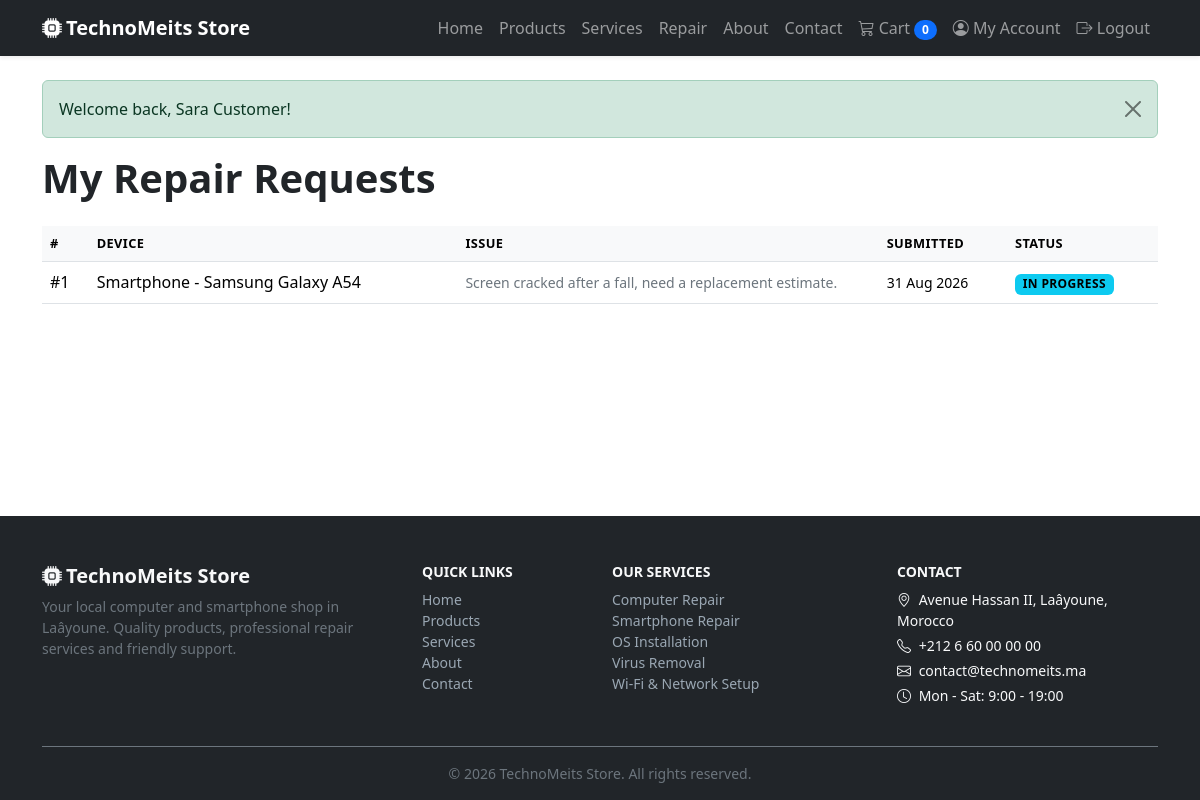
Screenshot of /public/customer/repairs (signed in) with the database file from the repository.
### tables this page shows
CREATE TABLE repair_requests (
    id                INT UNSIGNED AUTO_INCREMENT PRIMARY KEY,
    user_id           INT UNSIGNED DEFAULT NULL,
    customer_name     VARCHAR(100) NOT NULL,
    customer_email    VARCHAR(150) NOT NULL,
    customer_phone    VARCHAR(20)  NOT NULL,
    device_type       VARCHAR(50)  NOT NULL,
    brand_model       VARCHAR(100) DEFAULT NULL,
    issue_description TEXT NOT NULL,
    status            ENUM('pending', 'in_progress', 'repaired', 'collected', 'cancelled') NOT NULL DEFAULT 'pending',
    created_at        TIMESTAMP NOT NULL DEFAULT CURRENT_TIMESTAMP,
    updated_at        TIMESTAMP NOT NULL DEFAULT CURRENT_TIMESTAMP ON UPDATE CURRENT_TIMESTAMP,
    INDEX idx_repairs_status (status),
    CONSTRAINT fk_repairs_user
        FOREIGN KEY (user_id) REFERENCES users (id) ON DELETE SET NULL
);

### app/controllers/CustomerController.php (called while the page is built, shortened)
<?php
class CustomerController extends Controller
{
    public function repairs()
    {
        $this->view('customer/repairs', [
            'title'   => 'My Repair Requests',
            'activeNav' => 'customer',
            'repairs' => (new RepairRequest())->byUser(currentUser()['id']),
        ]);
    }
}

### app/core/App.php (called while the page is built, shortened)
<?php
class App
{
    protected $controller;
    protected $method = 'index';
    public function __construct()
    {
        $url = $this->parseUrl();
        if (!empty($url) && strtolower($url[0]) === 'admin') {
            array_shift($url);
            $this->resolveAdmin($url);
        } else {
            $this->resolvePublic($url);
        }
        $this->params = array_values($url);
        call_user_func_array([$this->controller, $this->method], $this->params);
    }
    private function resolvePublic(&$url)
    {
        $controllerName = !empty($url[0]) ? ucfirst(strtolower($url[0])) . 'Controller' : 'HomeController';
        $class          = 'App\\Controllers\\' . $controllerName;
        array_shift($url);
        $this->controller = class_exists($class) ? new $class() : new ErrorController();
        $this->method     = !empty($url[0]) ? strtolower(array_shift($url)) : 'index';
    }
    private function parseUrl()
    {
        if (isset($_GET['url'])) {
            $url = rtrim($_GET['url'], '/');
            $url = filter_var($url, FILTER_SANITIZE_URL);
            return explode('/', $url);
        }
        return [];
    }
}

### public/index.php (called while the page is built, shortened)
<?php
require_once APP_PATH . '/core/helpers.php';
new App();

### app/core/Database.php (called while the page is built, shortened)
<?php
class Database
{
    private $pdo;
    private function __construct()
    {
        $dsn = 'mysql:host=' . DB_HOST . ';port=' . DB_PORT . ';dbname=' . DB_NAME . ';charset=utf8mb4';
        try {
            $this->pdo = new PDO($dsn, DB_USER, DB_PASS, [
                PDO::ATTR_ERRMODE            => PDO::ERRMODE_EXCEPTION,
                PDO::ATTR_DEFAULT_FETCH_MODE => PDO::FETCH_ASSOC,
                PDO::ATTR_EMULATE_PREPARES   => false,
                PDO::ATTR_TIMEOUT            => 5,
            ]);
        } catch (PDOException $e) {
            http_response_code(500);
            die('Database connection failed: ' . htmlspecialchars($e->getMessage(), ENT_QUOTES, 'UTF-8'));
        }
    }
    public function run($sql, $params = [])
    {
        $stmt = $this->pdo->prepare($sql);
        $stmt->execute($params);
        return $stmt;
    }
    public function fetchAll($sql, $params = [])
    {
        return $this->run($sql, $params)->fetchAll();
    }
}

### app/core/Model.php (called while the page is built, shortened)
<?php
abstract class Model
{
    protected $db;
    protected $table;
    protected $primaryKey = 'id';
    public function __construct()
    {
        $this->db = Database::instance();
    }
    public function where($column, $value, $operator = '=')
    {
        return $this->db->fetchAll(
            "SELECT * FROM {$this->table} WHERE {$column} {$operator} ? ORDER BY {$this->primaryKey} DESC",
            [$value]
        );
    }
}

### app/models/RepairRequest.php (called while the page is built, shortened)
<?php
class RepairRequest extends Model
{
    public function byUser($userId)
    {
        return $this->where('user_id', $userId);
    }
}

### app/views/customer/repairs.php (the view)
<h1 class="section-title">My Repair Requests</h1>
<?php if (empty($repairs)): ?>
    <div class="alert alert-info">You have no repair requests. <a href="<?= url('repair/create') ?>" class="alert-link">Request a repair</a></div>
<?php else: ?>
    <div class="table-responsive">
        <table class="table align-middle">
            <thead>
                <tr>
                    <th>#</th>
                    <th>Device</th>
                    <th>Issue</th>
                    <th>Submitted</th>
                    <th>Status</th>
                </tr>
            </thead>
            <tbody>
                <?php foreach ($repairs as $request): ?>
                    <tr>
                        <td>#<?= (int) $request['id'] ?></td>
                        <td><?= e(ucfirst($request['device_type'])) ?><?= $request['brand_model'] ? ' - ' . e($request['brand_model']) : '' ?></td>
                        <td class="small text-secondary" style="max-width:320px"><?= e(mb_strimwidth($request['issue_description'], 0, 80, '...')) ?></td>
                        <td class="small"><?= date('d M Y', strtotime($request['created_at'])) ?></td>
                        <td><?= statusBadge($request['status']) ?></td>
                    </tr>
                <?php endforeach; ?>
            </tbody>
        </table>
    </div>
<?php endif; ?>

### app/core/helpers.php (shortened to what this page needs)
<?php
function e($value)
{
    return htmlspecialchars((string) $value, ENT_QUOTES, 'UTF-8');
}
function statusBadge($status)
{
    $map = [
        'pending'     => 'warning',
        'confirmed'   => 'primary',
        'in_progress' => 'info',
        'shipped'     => 'info',
        'repaired'    => 'success',
        'delivered'   => 'success',
        'collected'   => 'secondary',
        'cancelled'   => 'danger',
    ];
    $class = $map[$status] ?? 'secondary';
    $label = ucwords(str_replace('_', ' ', $status));
    return '<span class="badge status-badge text-bg-' . $class . '">' . e($label) . '</span>';
}

### public/assets/css/style.css (style rules this page uses)
:root { --brand-color: #0d6efd; --brand-dark: #0b5ed7; }
body { font-family: system-ui, -apple-system, "Segoe UI", Roboto, sans-serif; overflow-x: hidden; }
.section-title { font-weight: 700; margin-bottom: 1.5rem; }
.status-badge { font-size: 0.75rem; text-transform: uppercase; letter-spacing: 0.03em; }
.table thead th { font-size: 0.8rem; text-transform: uppercase; letter-spacing: 0.03em; background: #f8f9fa; }

### rows the page displays
repair_requests: id "1", device_type "Smartphone", brand_model "Samsung Galaxy A54", issue_description "Screen cracked after a fall, need a replacement estimate.", created_at "31 Aug 2026", status "IN PROGRESS"

### other values shown
APP_NAME "TechnoMeits Store"
cartCount() "0"
$alert['message'] "Welcome back, Sara Customer!"
APP_EMAIL "contact@technomeits.ma"
